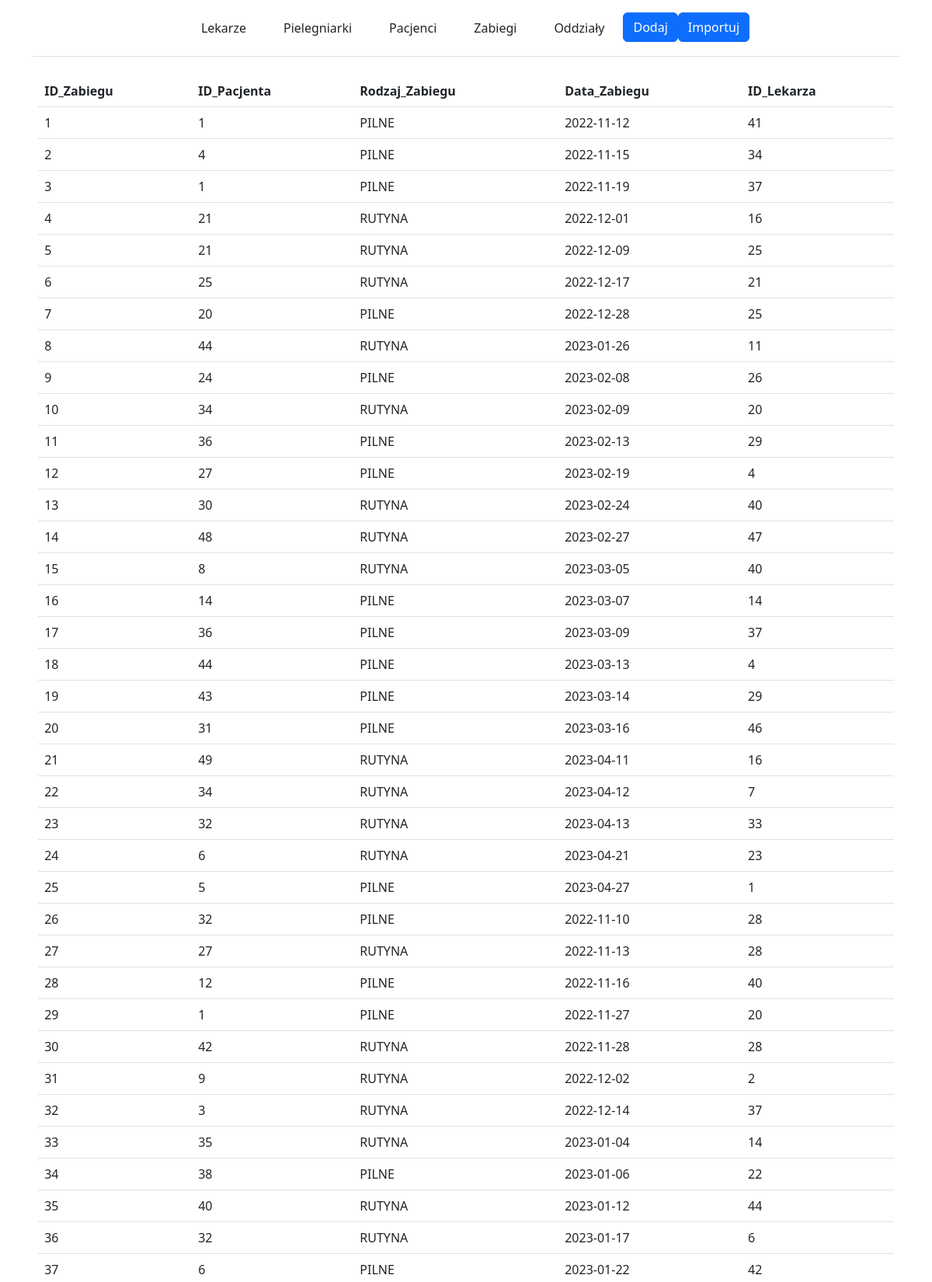
Screenshot of /mockup.php?name=Zabiegi (upper part) with the database file from the repository.
### tables this page shows
CREATE TABLE `Zabiegi` (
  `ID_Zabiegu` int NOT NULL,
  `ID_Pacjenta` int NOT NULL,
  `Rodzaj_Zabiegu` varchar(50) NOT NULL,
  `Data_Zabiegu` date NOT NULL,
  `ID_Lekarza` int NOT NULL
);

### db.php (called while the page is built, shortened)
<?php
class Baza {
    private static $db;
    private function __construct() {
        $this->conn = new mysqli('localhost', 'root', 'root', 'Szpital');
    }
    public static function getConnection() {
        if (self::$db == null) {
            self::$db = new Baza();
        }
        return self::$db;
    }
    public static function getTable($table){
        return self::$db->conn->query("CALL getData('$table')");
    }
}
?>

### mockup.php (the view, shortened to what this page needs)
<!DOCTYPE html>
<html>
    <head>
        <link href="https://cdn.jsdelivr.net/npm/bootstrap@5.3.0-alpha1/dist/css/bootstrap.min.css" rel="stylesheet">
    </head>
    <body>
        <div class="container">
            <header class="align-items-center justify-content-center justify-content-md-between py-3 mb-4 border-bottom">
                    <ul class="nav col-10 col-md-auto mb-2 justify-content-center mb-md-0">
                        <li><a href="mockup.php?name=Lekarze" class="nav-link px-4 link-dark">Lekarze</a></li>
                        <li><a href="mockup.php?name=Pielegniarki" class="nav-link px-4 link-dark">Pielegniarki</a></li>
                        <li><a href="mockup.php?name=Pacjenci" class="nav-link px-4 link-dark">Pacjenci</a></li>
                        <li><a href="mockup.php?name=Zabiegi" class="nav-link px-4 link-dark">Zabiegi</a></li>
                        <li><a href="mockup.php?name=Oddzialy" class="nav-link px-4 link-dark">Oddziały</a></li>
                        <a href='newPatient.php'><button type="button" class="btn btn-primary">Dodaj</button></a>
                        <a href='dataImport.php'><button type="button" class="btn btn-primary">Importuj</button></a>
                    </ul>
            </header>
        </div>
        <div class="row justify-content-center">
            <table class="table table-responsive" style="width: 90%">
                <?php
                    include 'db.php';
                    $tab = Baza::getTable($_GET['name']);
                    $row = $tab->fetch_assoc();
                    echo "<thead>";
                        foreach(array_keys($row) as $header) {
                            echo "<th scope='col'>".$header."</th>";
                        }
                    echo "</thead>";
                    echo "<tbody>";
                        do {
                            echo "<tr>";
                            foreach ($row as $data) {
                                echo "<td>".$data."</td>";
                            }
                            echo "</tr>";
                        } while ($row = $tab->fetch_assoc());
                    echo "</tbody>";
                ?>
            </table>
        </div>
    </body>
</html>

### rows the page displays
zabiegi: Rodzaj_Zabiegu "PILNE", Data_Zabiegu "2022-11-12", ID_Lekarza "41"
zabiegi: ID_Zabiegu "2", ID_Pacjenta "4", Rodzaj_Zabiegu "PILNE", Data_Zabiegu "2022-11-15", ID_Lekarza "34"
zabiegi: ID_Zabiegu "3", ID_Pacjenta "1", Rodzaj_Zabiegu "PILNE", Data_Zabiegu "2022-11-19", ID_Lekarza "37"
zabiegi: ID_Zabiegu "4", ID_Pacjenta "21", Rodzaj_Zabiegu "RUTYNA", Data_Zabiegu "2022-12-01", ID_Lekarza "16"
zabiegi: ID_Zabiegu "5", ID_Pacjenta "21", Rodzaj_Zabiegu "RUTYNA", Data_Zabiegu "2022-12-09", ID_Lekarza "25"
zabiegi: ID_Zabiegu "6", ID_Pacjenta "25", Rodzaj_Zabiegu "RUTYNA", Data_Zabiegu "2022-12-17", ID_Lekarza "21"
zabiegi: ID_Zabiegu "7", ID_Pacjenta "20", Rodzaj_Zabiegu "PILNE", Data_Zabiegu "2022-12-28", ID_Lekarza "25"
zabiegi: ID_Zabiegu "8", ID_Pacjenta "44", Rodzaj_Zabiegu "RUTYNA", Data_Zabiegu "2023-01-26", ID_Lekarza "11"
zabiegi: ID_Zabiegu "9", ID_Pacjenta "24", Rodzaj_Zabiegu "PILNE", Data_Zabiegu "2023-02-08", ID_Lekarza "26"
zabiegi: ID_Zabiegu "10", ID_Pacjenta "34", Rodzaj_Zabiegu "RUTYNA", Data_Zabiegu "2023-02-09", ID_Lekarza "20"
zabiegi: ID_Zabiegu "11", ID_Pacjenta "36", Rodzaj_Zabiegu "PILNE", Data_Zabiegu "2023-02-13", ID_Lekarza "29"
zabiegi: ID_Zabiegu "12", ID_Pacjenta "27", Rodzaj_Zabiegu "PILNE", Data_Zabiegu "2023-02-19", ID_Lekarza "4"
zabiegi: ID_Zabiegu "13", ID_Pacjenta "30", Rodzaj_Zabiegu "RUTYNA", Data_Zabiegu "2023-02-24", ID_Lekarza "40"
zabiegi: ID_Zabiegu "14", ID_Pacjenta "48", Rodzaj_Zabiegu "RUTYNA", Data_Zabiegu "2023-02-27", ID_Lekarza "47"
zabiegi: ID_Zabiegu "15", ID_Pacjenta "8", Rodzaj_Zabiegu "RUTYNA", Data_Zabiegu "2023-03-05", ID_Lekarza "40"
zabiegi: ID_Zabiegu "16", data "14", Rodzaj_Zabiegu "PILNE", Data_Zabiegu "2023-03-07"
zabiegi: ID_Zabiegu "17", ID_Pacjenta "36", Rodzaj_Zabiegu "PILNE", Data_Zabiegu "2023-03-09", ID_Lekarza "37"
zabiegi: ID_Zabiegu "18", ID_Pacjenta "44", Rodzaj_Zabiegu "PILNE", Data_Zabiegu "2023-03-13", ID_Lekarza "4"
zabiegi: ID_Zabiegu "19", ID_Pacjenta "43", Rodzaj_Zabiegu "PILNE", Data_Zabiegu "2023-03-14", ID_Lekarza "29"
zabiegi: ID_Zabiegu "20", ID_Pacjenta "31", Rodzaj_Zabiegu "PILNE", Data_Zabiegu "2023-03-16", ID_Lekarza "46"
zabiegi: ID_Zabiegu "21", ID_Pacjenta "49", Rodzaj_Zabiegu "RUTYNA", Data_Zabiegu "2023-04-11", ID_Lekarza "16"
zabiegi: ID_Zabiegu "22", ID_Pacjenta "34", Rodzaj_Zabiegu "RUTYNA", Data_Zabiegu "2023-04-12", ID_Lekarza "7"
zabiegi: ID_Zabiegu "23", ID_Pacjenta "32", Rodzaj_Zabiegu "RUTYNA", Data_Zabiegu "2023-04-13", ID_Lekarza "33"
zabiegi: ID_Zabiegu "24", ID_Pacjenta "6", Rodzaj_Zabiegu "RUTYNA", Data_Zabiegu "2023-04-21", ID_Lekarza "23"
zabiegi: ID_Zabiegu "25", ID_Pacjenta "5", Rodzaj_Zabiegu "PILNE", Data_Zabiegu "2023-04-27", ID_Lekarza "1"
zabiegi: ID_Zabiegu "26", ID_Pacjenta "32", Rodzaj_Zabiegu "PILNE", Data_Zabiegu "2022-11-10", ID_Lekarza "28"
zabiegi: data "27", Rodzaj_Zabiegu "RUTYNA", Data_Zabiegu "2022-11-13", ID_Lekarza "28"
zabiegi: ID_Zabiegu "28", ID_Pacjenta "12", Rodzaj_Zabiegu "PILNE", Data_Zabiegu "2022-11-16", ID_Lekarza "40"
zabiegi: ID_Zabiegu "29", ID_Pacjenta "1", Rodzaj_Zabiegu "PILNE", Data_Zabiegu "2022-11-27", ID_Lekarza "20"
zabiegi: ID_Zabiegu "30", ID_Pacjenta "42", Rodzaj_Zabiegu "RUTYNA", Data_Zabiegu "2022-11-28", ID_Lekarza "28"
zabiegi: ID_Zabiegu "31", ID_Pacjenta "9", Rodzaj_Zabiegu "RUTYNA", Data_Zabiegu "2022-12-02", ID_Lekarza "2"
zabiegi: ID_Zabiegu "32", ID_Pacjenta "3", Rodzaj_Zabiegu "RUTYNA", Data_Zabiegu "2022-12-14", ID_Lekarza "37"
zabiegi: ID_Zabiegu "33", ID_Pacjenta "35", Rodzaj_Zabiegu "RUTYNA", Data_Zabiegu "2023-01-04", ID_Lekarza "14"
zabiegi: ID_Zabiegu "34", ID_Pacjenta "38", Rodzaj_Zabiegu "PILNE", Data_Zabiegu "2023-01-06", ID_Lekarza "22"
zabiegi: ID_Zabiegu "35", ID_Pacjenta "40", Rodzaj_Zabiegu "RUTYNA", Data_Zabiegu "2023-01-12", ID_Lekarza "44"
zabiegi: ID_Zabiegu "36", ID_Pacjenta "32", Rodzaj_Zabiegu "RUTYNA", Data_Zabiegu "2023-01-17", ID_Lekarza "6"
zabiegi: ID_Zabiegu "37", ID_Pacjenta "6", Rodzaj_Zabiegu "PILNE", Data_Zabiegu "2023-01-22", ID_Lekarza "42"

### other values shown
$header "ID_Zabiegu"
$header "ID_Pacjenta"
$header "Rodzaj_Zabiegu"
$header "Data_Zabiegu"
$header "ID_Lekarza"
$data "1"
